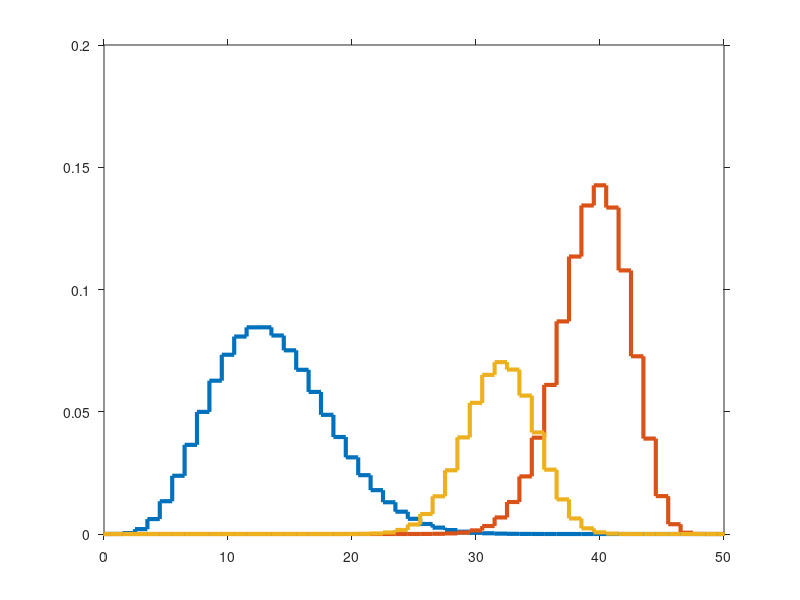

This chart was generated by the following MATLAB code: (Note: this script raises an error after producing the figure.)
close all; clear all
addpath('C:\MATLABuserfunctions');
addpath('C:\MATLABuserfunctions\cm_and_cb_utilities');
% q = fliplr([3 6 12 30 300]);
% r = fliplr([4 8 16 40 400]);
q = ([5 40]);
r = ([20 50]);
N=50;
k = linspace(0,N,N+1)';
[K,Q] = ndgrid(k,q);
[~,R] = ndgrid(k,r);

L = binopdf(Q,R,K./N);
L = bsxfun(@rdivide,L,sum(L,1));

%for ii = 1:length(q)
KK = zeros(size(K,1)*2,size(K,2));
KK(1:2:end) = K-0.5;
KK(2:2:end) = K+0.5;
kk = zeros(size(k,1)*2,1);
kk(1:2:end) = k-0.5;
kk(2:2:end) = k+0.5;

LL = zeros(size(L,1)*2,size(L,2));
LL(1:2:end,:) = L;
LL(2:2:end,:) = L;
LL(:,3) = LL(:,1).*LL(:,2);
LL(:,3) = LL(:,3)./sum(LL(:,3));
figf=figure;
% plot(F,L, 'linewidth',3)
plot(kk,LL, 'linewidth',3)
set(gca,'tickdir','out', 'xlim',[0,N])
% stairs(N*F,L, 'linewidth',3);
Leg = {'P[{\it n_i}|{\it q = 5 ,r = 20}]','P[{\it n_i}|{\it n_{i-1} = 40, \tau_{i,i-1}}] ','P[{\it n_i}|{\it n_{i-1}, \tau_{i,i-1}}] P[{\it n_i}|{\it q,r }]'};
% legend(Leg(end:-1:1))
cm = hsv;
cmlines(gca,cm(1:round(end/2),:))
legend(gca,Leg, 'FontSize',16, 'FontName','Times' )
fig(figf,'width',20,'height',12)
legend('boxoff')
export_fig LikelihoodMult -eps -painters 